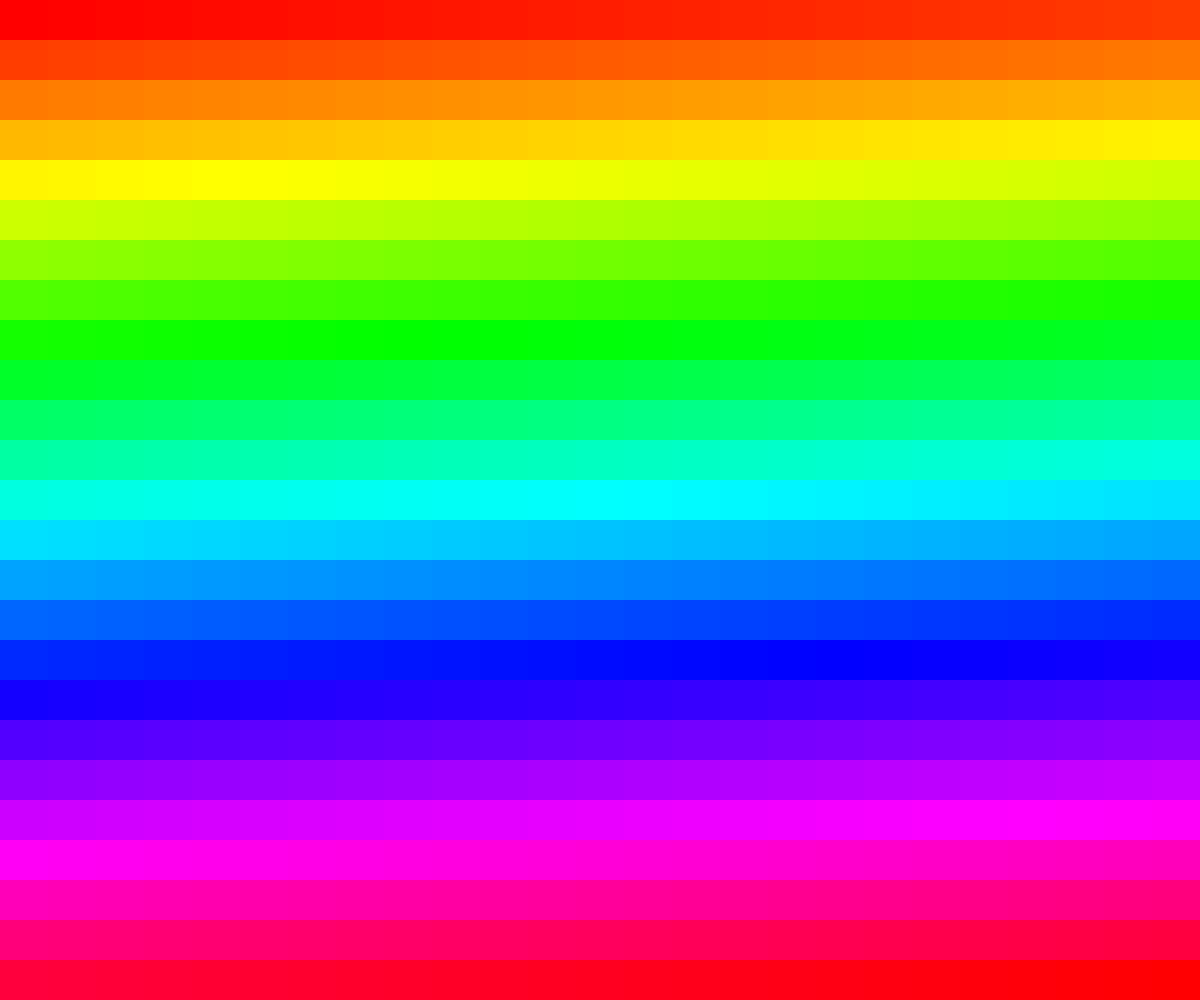
Frame 1 (no input)
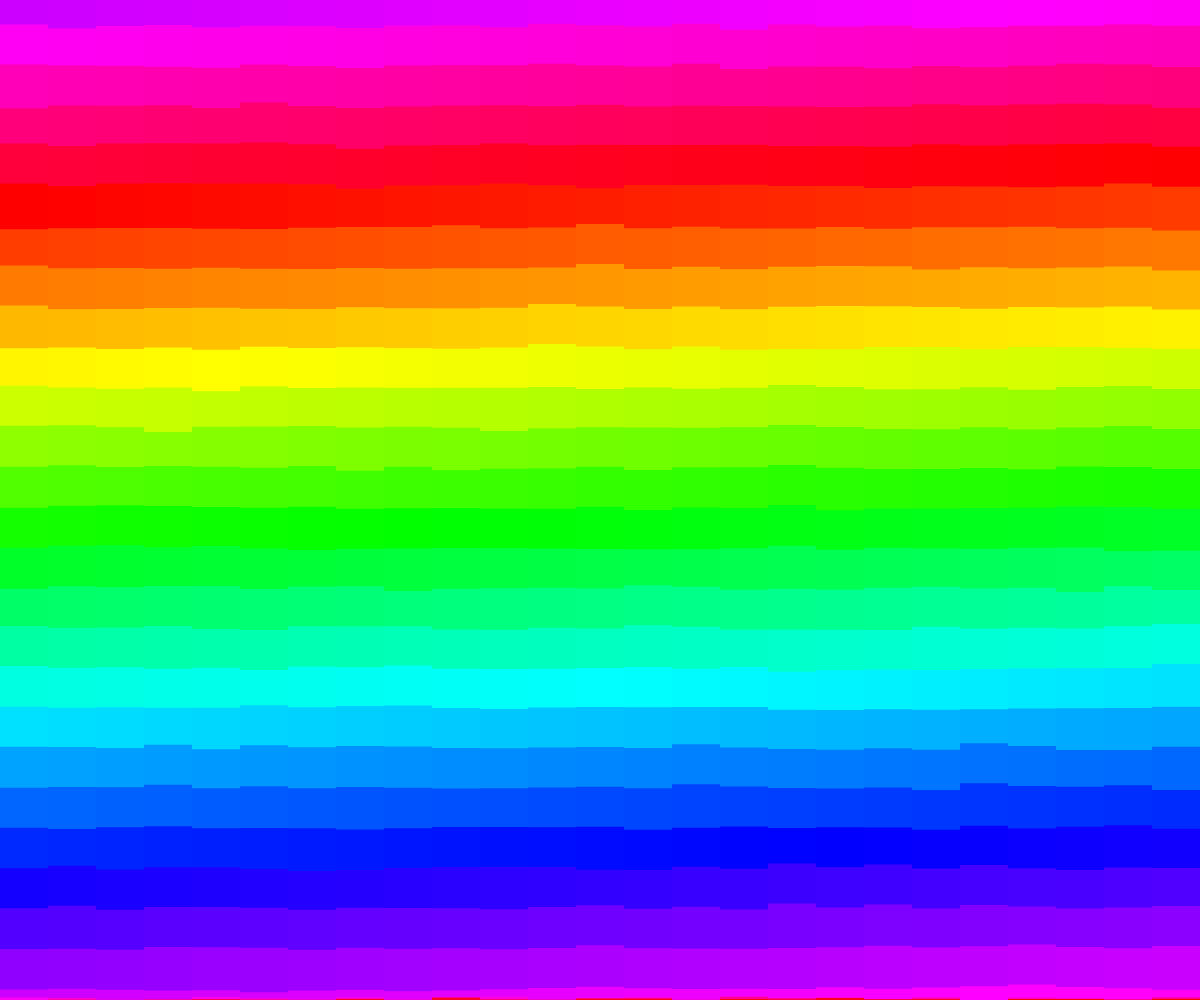
Frame 60 (no input)
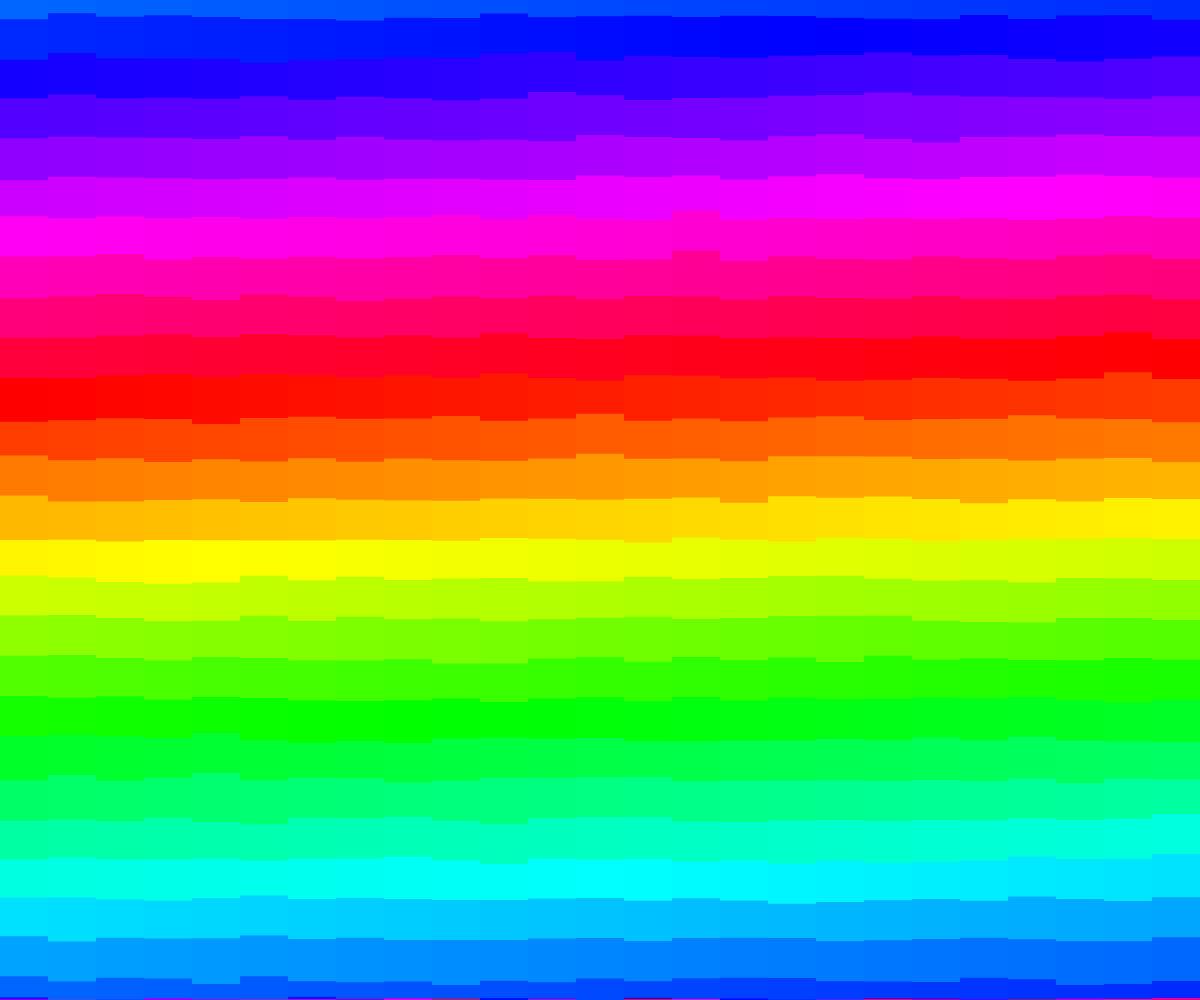
Frame 120 (the mouse pressed at the canvas centre since frame 60)

The p5.js sketch that drew these frames (run headless with seeded random() and noise() and a simulated clock; from frame 60 on, the mouse is pressed at the canvas centre):

// p5.js sketch
// ── sketch.js
function setup() {
  createCanvas(innerWidth, innerHeight);
  frameRate(20);
  looping = true;
  colorMode(HSB, 1, 1, 1);
  noStroke();
  num_rows = 25;
  num_tiles = num_rows * num_rows;
  tile_width = width / num_rows;
  tile_height = height / num_rows;
  tiles = [];
  for (let j = 0; j < num_rows; j++) {
    for (let i = 0; i < num_rows; i++) {
      tile_x = (i / num_rows) * width;
      tile_y = (j / num_rows) * height;
      tile_number = i + j * num_rows;
      tile_hue = map(tile_number, 0, num_tiles, 0, 1);
      tile = new Tile(tile_height, tile_width, tile_x, tile_y, tile_hue);
      tile.dir = int(random(0, 4));
      tiles.push(tile);
    }
  }
}

function draw() {
  // background(0);
  for (let tile of tiles) {
    spread = 15;
    tile.draw();
    tile.move(0, random(tile.height * 0.07, tile.height * 0.09));
    tile.wrap();
  }
}

class Tile {
  constructor(tile_height, tile_width, x, y, tile_hue) {
    this.x = x;
    this.y = y;
    this.width = tile_width;
    this.height = tile_height;
    this.hue = tile_hue;
    this.setColor();
  }
  setColor() {
    push();
    colorMode(HSB, 1, 1, 1);
    this.color = color(this.hue, 1, 1);
    pop();
  }
  draw() {
    fill(this.color);
    rect(this.x, this.y, this.width, this.height);
  }
  move(dx, dy) {
    this.x += dx;
    this.y += dy;
  }
  wrap() {
    if (this.x > width - this.width) {
      this.x = -this.width;
    }
    if (this.x < -this.width) {
      this.x = width;
    }
    if (this.y > height - this.height) {
      this.y = -this.height;
    }
    if (this.y < -this.height) {
      this.y = height;
    }
  }
}

class RandomTile extends Tile {
  constructor(tile_height) {
    super();
    this.x = random(width);
    this.y = random(height);
    this.height = tile_height;
    this.hue = random(1);
    this.setColor();
  }
  setColor() {
    push();
    colorMode(HSB, 1, 1, 1);
    this.color = color(this.hue, 1, 1);
    pop();
  }
  draw() {
    fill(this.color);
    rect(this.x, this.y, this.height, this.height);
  }
}

function mousePressed() {
  if (looping) {
    noLoop();
    looping = false;
  } else {
    loop();
    looping = true;
  }
}
